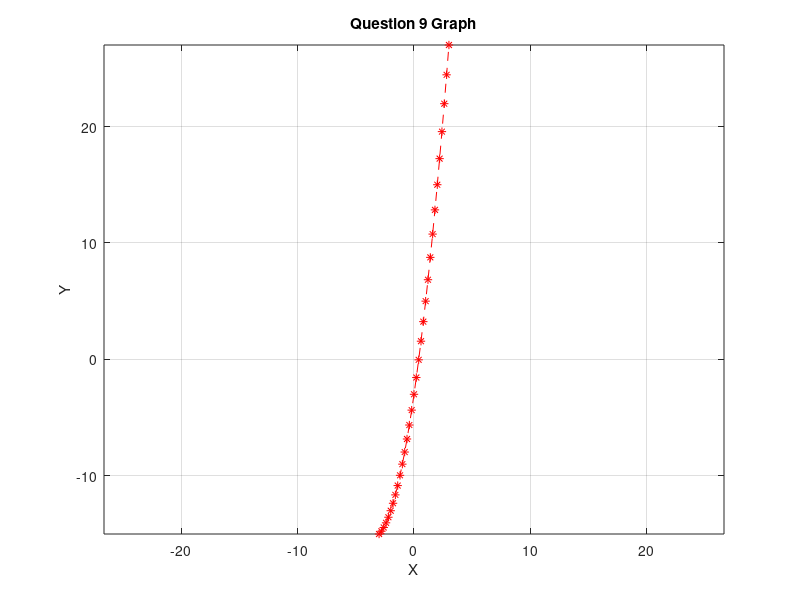

MATLAB code for this plot:
x = -3:0.2:3;
y = x.^2 + 7.*x - 3;

plot(x,y,'--r*');
xlabel('X');
ylabel('Y');
title('Question 9 Graph');
grid on, axis equal
